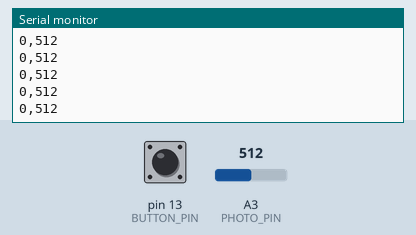
Recording of a sketch running on a simulated Arduino Uno, built with avr-gcc and run on an emulated ATmega328P. Shown: the last lines printed to the serial monitor. The inputs (shaded band) are chosen by the test bench; at power-on: A3 (PHOTO_PIN) = 512, pin 13 (BUTTON_PIN) LOW.

Above: at 7.3 s.
7.4 s: A3 (PHOTO_PIN) set to 1010
At 8.5 s:
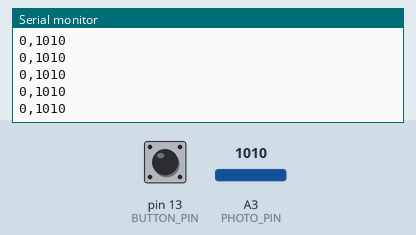
8.9 s: A3 (PHOTO_PIN) set to 983
At 9.6 s:
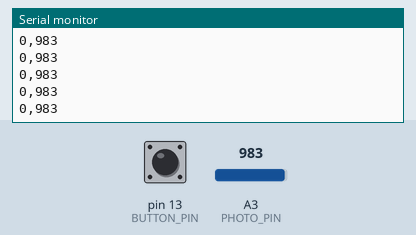
Timing chart, 0 to 11.9 s (numbered marks = the images above; inputs shaded):
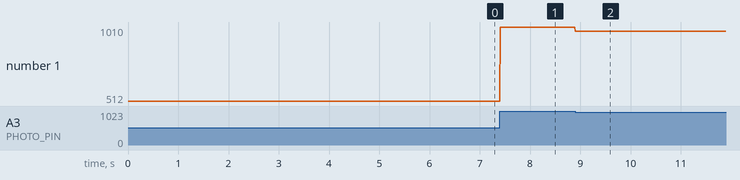

Measured:
- after the input at 7.4 s, the serial monitor: prints a new line at once (image 1)
- after the input at 8.9 s, the serial monitor: prints a new line at once (image 2)
- plotted number 1: 512 → 1010 after the input at 7.4 s, 1010 → 983 after the input at 8.9 s

The sketch:

Week14homework.ino
```cpp
#define BUTTON_PIN 13
#define PHOTO_PIN A3

void setup() {
  // put your setup code here, to run once:
  pinMode(BUTTON_PIN, INPUT);
  Serial.begin(9600);
  while(!Serial);

}

void loop() {

  Serial.print(digitalRead(BUTTON_PIN));
  Serial.print(',');
  Serial.println(analogRead(PHOTO_PIN));
  delay(10);
}
```
